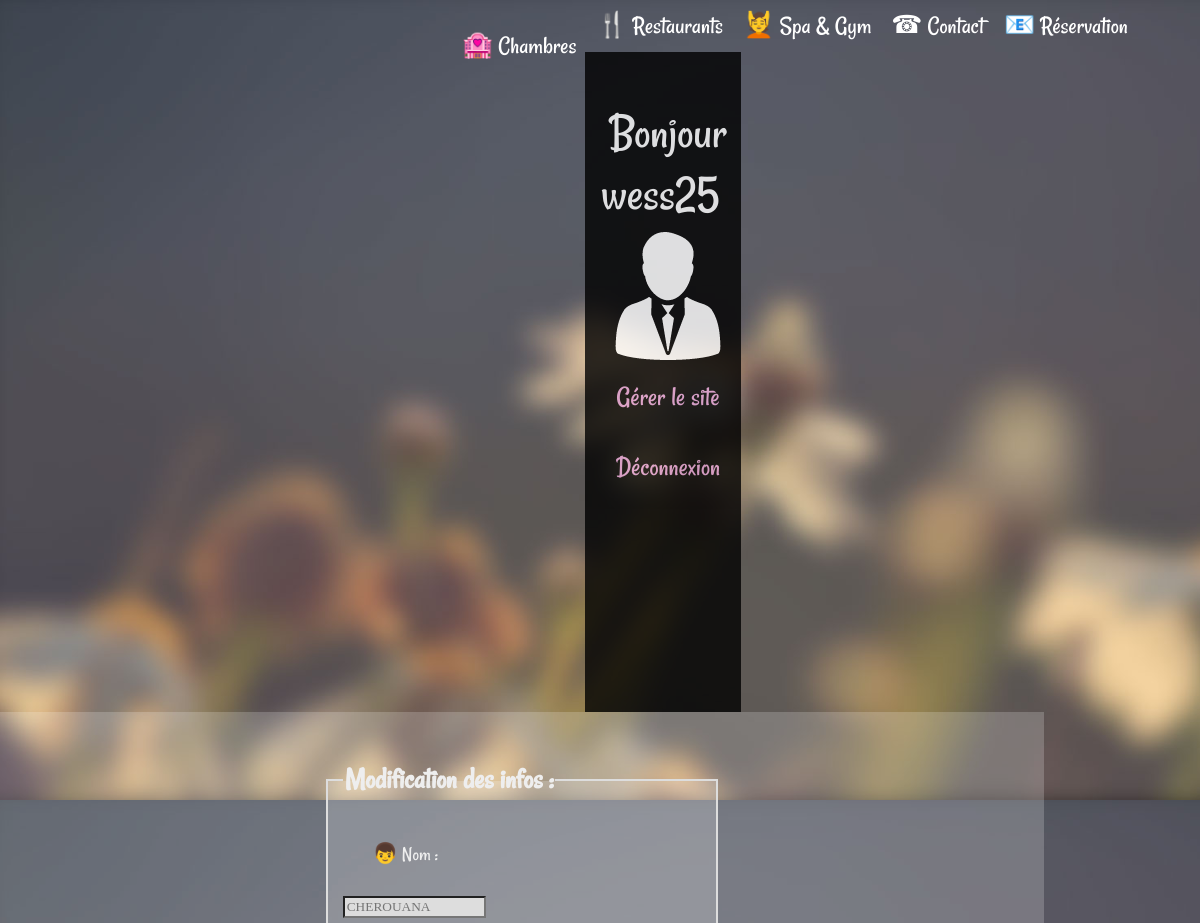
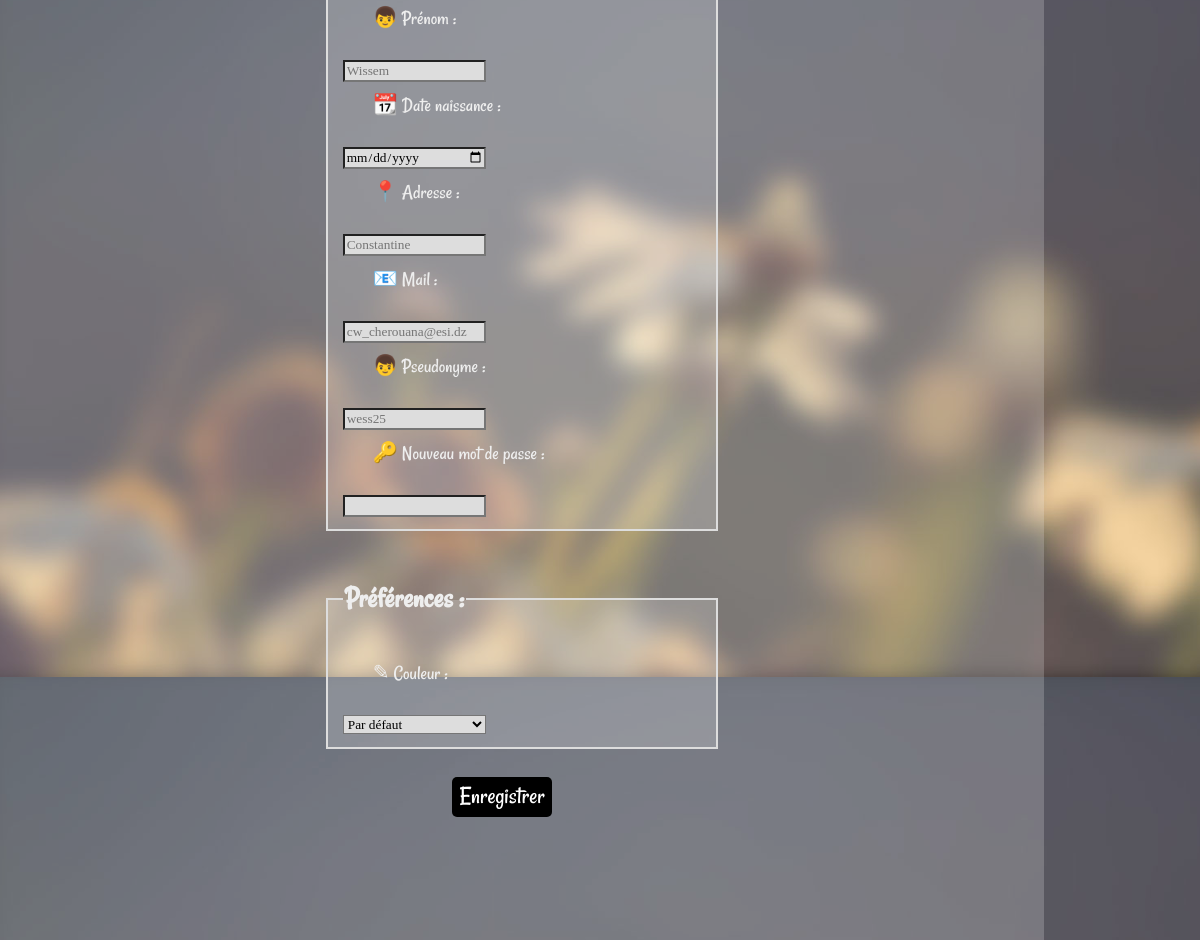
Page /profil_admin.php (signed in) on the committed database (2 pictures, top to bottom).
### tables this page shows
CREATE TABLE IF NOT EXISTS `users` (
  `id` int(11) NOT NULL AUTO_INCREMENT,
  `nom` varchar(255) NOT NULL,
  `prenom` varchar(255) NOT NULL,
  `dateNaissance` date NOT NULL,
  `sexe` varchar(255) NOT NULL,
  `adresse` varchar(255) NOT NULL,
  `pays` varchar(255) NOT NULL,
  `pseudo` varchar(255) NOT NULL,
  `email` varchar(255) NOT NULL,
  `password` varchar(255) NOT NULL,
  `preferences` varchar(255) NOT NULL,
  PRIMARY KEY (`id`)
);

### profil_admin.php (the view, shortened to what this page needs)
<html xmlns="http://www.w3.org/1999/xhtml" lang="fr">
<head>
    <link href="css/style.css" rel="stylesheet">
</head>
<body  style="background-image:url('images/2.jpg'); background-size : cover;  ">
   <div id="menu">
                            <ul>
                            <li><a href="index.php"</a></li>
                            <li><a href="HotelChambres.php">🏩 Chambres</a> </li>
                            <li><a href="Restaurants.php">🍴 Restaurants</a></li>
                            <li><a href="GymSpa.php">💆 Spa & Gym </a></li>
                            <li><a href="contact.php">☎ Contact</a></li>
                            <li><a href="ReservationChambre.php"> 📧 Réservation</a></li>
                            </ul>
     </div>
    <?php
   if(isset($_SESSION['id'])&&isset($_SESSION['pseudo'])){
        $bdd = new PDO('mysql:host=localhost;dbname=hoteldb','hachani','H6bfqd7O');
		$infosReq=$bdd->prepare('SELECT * FROM users WHERE pseudo = ? ');
		$infosReq->execute(array($_SESSION['pseudo']));
		$resultat=$infosReq->fetch();
        $nom=$resultat['nom'];
        $prenom = $resultat['prenom'];
        $adresse = $resultat['adresse'];
        $email = $resultat['email'];
        $pseudo = $resultat['pseudo'];
		?>
        <section>
        <div id="BarreLatteraleDroite" >
           <nav>
            <ul class="nav-enumeration admin">
                  <li class="TitreMenu">  <h1>Bonjour <?php echo  $_SESSION['pseudo'] ?> </h1> </li>
                  <li class="TitreMenu">   </li>
               <center> <img src="images/administrator1.png" style="margin-top:10px; margin-left:15px; " /></center>
               <li class="TitreMenu">
                    <a href="listeChambres.php">
                        Gérer le site
                    </a>
                </li>
                <li class="TitreMenu">
                    <a href="deconnexion.php">
                        Déconnexion
                    </a>
                </li>
            </ul>
        </nav>
            <br/>
        </div>
        </section>
            <div class="infosPageAdmin">
    <form method="post" action="changestyle.php" class="formulaire">
    <fieldset class="rubrique" >
        <legend> <h2>  Modification des infos : </h2></legend>
    <label>👦 Nom : </label>
        <input type="text" name="nom" placeholder="<?php echo $nom ?>" /><br/> <br/>
    <label>  👦 Prénom :</label>
        <input type="text" id="prenom"  name="prenom" placeholder="<?php echo $prenom ?>" /><br/>  <br/>
    <label>  📆 Date naissance : </label>
        <input type="date" name="dateN" ><br/><br/>
    <label>  📍 Adresse : </label>
        <input type="text" name="adresse" placeholder="<?php echo $adresse ?>"/><br/><br/>
    <label>  📧 Mail : </label>
        <input type="text" name="email" placeholder="<?php echo $email ?>" /><br/><br/>
     <label> 👦 Pseudonyme : </label>
        <input type="text" name="pseudo" placeholder="<?php echo $pseudo ?>" /><br/><br/>
    <label> 🔑 Nouveau mot de passe : </label>
        <input type="password" name="mot_passe1" /><br/><br/>
</fieldset> <br/>
<fieldset class="rubrique">
<legend> <h2> Préférences : </h2></legend>
  <label>  ✎ Couleur : </label>
    <select name="couleurTheme">
				<option value="style">Par défaut</option>
    </select>
</fieldset>  <br/>
 <br/>
 <center><input type="submit" class="envoyer" value="Enregistrer"/></center>
</form>
            </div>
    <?php
		}
		else{
		?>
		<?php
            header('Location: login.php');
		}
		?>
</body>
</html>

### css/style.css (style rules this page uses)
body { margin: 0%; height: auto; overflow-x: hidden; z-index: -1; }
h1 { font-family: "Rancho-Regular"; color: white; font-size: 50px; font-weight: normal; }
#BarreLatteraleDroite { z-index: 1000; float: left; width: 13%; min-height: 660px; margin-left: -1px; background: #000; opacity: 0.8; }
.nav-enumeration { position: absolute; width: 150px; margin: 0; padding: 0; list-style: none; }
.nav-enumeration li { text-indent: 10%; }
.nav-enumeration li a { display: block; text-decoration: none; color: #bbb; font-family: "Rancho-Regular"; font-size: 1.4em; }
.nav-enumeration > .TitreMenu { height: 76px; margin-top: 20px; font-size: 20px; text-align: center; }
form { color: #ddd; font-family: 'Rancho-Regular'; font-size: 20px; }
label { display: block; width: 80%; float: left; padding-bottom: 10px; padding-top: 10px; margin-left: 10%; }
form input { margin-left: 23%; font-family: cambria; background: #ddd; width: 60%; }
form select { margin-left: 23%; font-family: cambria; background: #ddd; width: 60%; }
.envoyer { width: 60%; margin-left: 23%; border-width: 0; font-family: 'Rancho-Regular'; text-align: center; font-size: 25px; color: white; border-radius: 5px; background-color: #ca8c08; border-color: #9e6c01; }
#menu ul { margin:0; padding:0; list-style-type:none; text-align:center; }
#menu li { float:left; width: auto; padding:0; background-color:none; }
#menu li a { display:block; color:white; text-decoration:none; width: auto; padding: 10px; }
#menu { margin-left: 36%; font-family: "Rancho-Regular"; color: white; font-size: 25px; }
.formulaire input { width:auto; margin: auto; margin-top: 3%; }
.formulaire select { font-family: cambria; background: #ddd; width: auto; margin: auto; margin-top: 3%; }
.formulaire legend { color: #eee; font-weight: normal!important; }
.formulaire .rubrique { border:2px #ddd; width: 36%; border-style: solid; margin:auto; background: url(../images/reservation.png) repeat ; }
.formulaire label { width: 150px; float: left; margin: auto ; color: #eee; }
.formulaire .envoyer { width: 10%; height: 5%; margin-left: 43%; margin-bottom: 10%; margin-top: -2%; border-width: 0; font-family: 'Rancho-Regular'; text-align: center; font-size: 25px; color: white; border-radius: 5px; background-color: black; float: left; }
.infosPageAdmin { float: left; width: 83%; background: url(../images/reservation.png) repeat ; padding: 2%; background-size: cover; }
.infosPageAdmin label { margin: 0px; display: block; width: 200px; float: left; margin-left: 30px; }
.infosPageAdmin input { width: 40%; float: left; margin: auto; margin-top: 20px; }
.infosPageAdmin select { width: 40%; float: left; margin: auto; margin-top: 20px; }
.admin .TitreMenu { height: 50px; margin-top: 20px; font-size: 20px; text-align: center; }
.admin .TitreMenu a { height: 50px; margin-top: 20px; text-align: center; color: #e4a1d5; }

### rows in the picture
users: nom "CHEROUANA", prenom "Wissem", adresse "Constantine", email "cw_cherouana@esi.dz", pseudo "wess25"

### other values in the picture
$_SESSION['pseudo'] "wess25"
